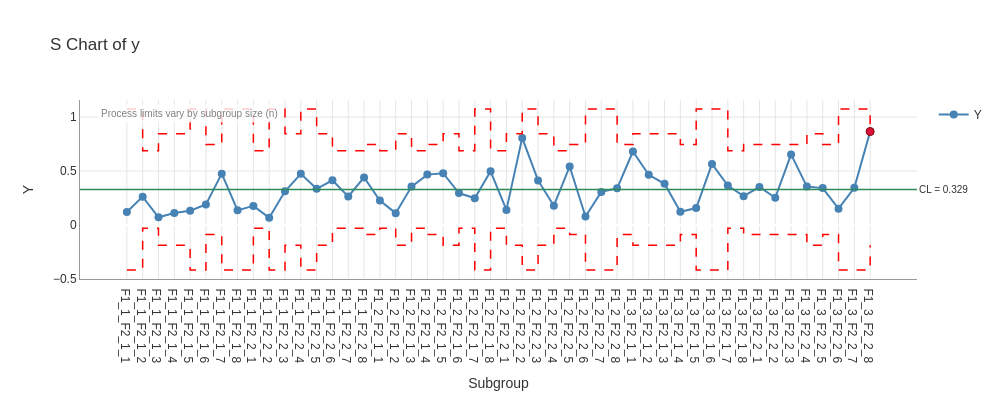

Notebook cell for this chart:
### Code cell
result.plot(chart='S').show()
print(result.get_statistics('S'))

### Figure 1 — Plotly figure (JSON) as saved in the notebook; plotly's stock layout.template omitted (floating-point values rounded to 4 significant figures)
{"data": [{"hovertemplate": "%{x}<br>%{y:.3f}<extra></extra>", "line": {"color": "steelblue", "width": 2}, "marker": {"color": "steelblue", "size": 8}, "mode": "lines+markers", "name": "Y", "type": "scatter", "x": ["F1_1_F2_1_1", "F1_1_F2_1_2", "F1_1_F2_1_3", "F1_1_F2_1_4", "F1_1_F2_1_5", "F1_1_F2_1_6", "F1_1_F2_1_7", "F1_1_F2_1_8", "F1_1_F2_2_1", "F1_1_F2_2_2", "F1_1_F2_2_3", "F1_1_F2_2_4", "F1_1_F2_2_5", "F1_1_F2_2_6", "F1_1_F2_2_7", "F1_1_F2_2_8", "F1_2_F2_1_1", "F1_2_F2_1_2", "F1_2_F2_1_3", "F1_2_F2_1_4", "F1_2_F2_1_5", "F1_2_F2_1_6", "F1_2_F2_1_7", "F1_2_F2_1_8", "F1_2_F2_2_1", "F1_2_F2_2_2", "F1_2_F2_2_3", "F1_2_F2_2_4", "F1_2_F2_2_5", "F1_2_F2_2_6", "F1_2_F2_2_7", "F1_2_F2_2_8", "F1_3_F2_1_1", "F1_3_F2_1_2", "F1_3_F2_1_3", "F1_3_F2_1_4", "F1_3_F2_1_5", "F1_3_F2_1_6", "F1_3_F2_1_7", "F1_3_F2_1_8", "F1_3_F2_2_1", "F1_3_F2_2_2", "F1_3_F2_2_3", "F1_3_F2_2_4", "F1_3_F2_2_5", "F1_3_F2_2_6", "F1_3_F2_2_7", "F1_3_F2_2_8"], "y": [0.12, 0.263, 0.072, 0.111, 0.132, 0.191, 0.476, 0.136, 0.177, 0.068, 0.313, 0.474, 0.335, 0.414, 0.265, 0.441, 0.226, 0.11, 0.356, 0.467, 0.48, 0.296, 0.248, 0.497, 0.14, 0.807, 0.413, 0.179, 0.542, 0.079, 0.307, 0.34, 0.681, 0.465, 0.382, 0.123, 0.157, 0.566, 0.366, 0.267, 0.352, 0.252, 0.654, 0.356, 0.342, 0.151, 0.345, 0.866]}, {"hovertemplate": "UPL: %{y:.3f}<extra></extra>", "line": {"color": "red", "dash": "dash", "width": 1.5}, "mode": "lines", "name": "UPL (varies)", "showlegend": false, "type": "scatter", "x": ["F1_1_F2_1_1", "F1_1_F2_1_2", "F1_1_F2_1_2", "F1_1_F2_1_3", "F1_1_F2_1_3", "F1_1_F2_1_4", "F1_1_F2_1_4", "F1_1_F2_1_5", "F1_1_F2_1_5", "F1_1_F2_1_6", "F1_1_F2_1_6", "F1_1_F2_1_7", "F1_1_F2_1_7", "F1_1_F2_1_8", "F1_1_F2_1_8", "F1_1_F2_2_1", "F1_1_F2_2_1", "F1_1_F2_2_2", "F1_1_F2_2_2", "F1_1_F2_2_3", "F1_1_F2_2_3", "F1_1_F2_2_4", "F1_1_F2_2_4", "F1_1_F2_2_5", "F1_1_F2_2_5", "F1_1_F2_2_6", "F1_1_F2_2_6", "F1_1_F2_2_7", "F1_1_F2_2_7", "F1_1_F2_2_8", "F1_1_F2_2_8", "F1_2_F2_1_1", "F1_2_F2_1_1", "F1_2_F2_1_2", "F1_2_F2_1_2", "F1_2_F2_1_3", "F1_2_F2_1_3", "F1_2_F2_1_4", "F1_2_F2_1_4", "F1_2_F2_1_5", "F1_2_F2_1_5", "F1_2_F2_1_6", "F1_2_F2_1_6", "F1_2_F2_1_7", "F1_2_F2_1_7", "F1_2_F2_1_8", "F1_2_F2_1_8", "F1_2_F2_2_1", "F1_2_F2_2_1", "F1_2_F2_2_2", "F1_2_F2_2_2", "F1_2_F2_2_3", "F1_2_F2_2_3", "F1_2_F2_2_4", "F1_2_F2_2_4", "F1_2_F2_2_5", "F1_2_F2_2_5", "F1_2_F2_2_6", "F1_2_F2_2_6", "F1_2_F2_2_7", "F1_2_F2_2_7", "F1_2_F2_2_8", "F1_2_F2_2_8", "F1_3_F2_1_1", "F1_3_F2_1_1", "F1_3_F2_1_2", "F1_3_F2_1_2", "F1_3_F2_1_3", "F1_3_F2_1_3", "F1_3_F2_1_4", "F1_3_F2_1_4", "F1_3_F2_1_5", "F1_3_F2_1_5", "F1_3_F2_1_6", "F1_3_F2_1_6", "F1_3_F2_1_7", "F1_3_F2_1_7", "F1_3_F2_1_8", "F1_3_F2_1_8", "F1_3_F2_2_1", "F1_3_F2_2_1", "F1_3_F2_2_2", "F1_3_F2_2_2", "F1_3_F2_2_3", "F1_3_F2_2_3", "F1_3_F2_2_4", "F1_3_F2_2_4", "F1_3_F2_2_5", "F1_3_F2_2_5", "F1_3_F2_2_6", "F1_3_F2_2_6", "F1_3_F2_2_7", "F1_3_F2_2_7", "F1_3_F2_2_8", "F1_3_F2_2_8"], "y": [1.075, 1.075, 0.688, 0.688, 0.845, 0.845, 0.845, 0.845, 1.075, 1.075, 0.746, 0.746, 1.075, 1.075, 1.075, 1.075, 0.688, 0.688, 1.075, 1.075, 0.845, 0.845, 1.075, 1.075, 0.845, 0.845, 0.688, 0.688, 0.688, 0.688, 0.746, 0.746, 0.688, 0.688, 0.845, 0.845, 0.688, 0.688, 0.746, 0.746, 0.845, 0.845, 0.688, 0.688, 1.075, 1.075, 0.688, 0.688, 0.845, 0.845, 1.075, 1.075, 0.845, 0.845, 0.688, 0.688, 0.746, 0.746, 1.075, 1.075, 1.075, 1.075, 0.746, 0.746, 0.845, 0.845, 0.845, 0.845, 0.845, 0.845, 0.746, 0.746, 1.075, 1.075, 1.075, 1.075, 0.688, 0.688, 0.746, 0.746, 0.746, 0.746, 0.746, 0.746, 0.746, 0.746, 0.845, 0.845, 0.746, 0.746, 1.075, 1.075, 1.075, 1.075, 0.845]}, {"hovertemplate": "LPL: %{y:.3f}<extra></extra>", "line": {"color": "red", "dash": "dash", "width": 1.5}, "mode": "lines", "name": "LPL (varies)", "showlegend": false, "type": "scatter", "x": ["F1_1_F2_1_1", "F1_1_F2_1_2", "F1_1_F2_1_2", "F1_1_F2_1_3", "F1_1_F2_1_3", "F1_1_F2_1_4", "F1_1_F2_1_4", "F1_1_F2_1_5", "F1_1_F2_1_5", "F1_1_F2_1_6", "F1_1_F2_1_6", "F1_1_F2_1_7", "F1_1_F2_1_7", "F1_1_F2_1_8", "F1_1_F2_1_8", "F1_1_F2_2_1", "F1_1_F2_2_1", "F1_1_F2_2_2", "F1_1_F2_2_2", "F1_1_F2_2_3", "F1_1_F2_2_3", "F1_1_F2_2_4", "F1_1_F2_2_4", "F1_1_F2_2_5", "F1_1_F2_2_5", "F1_1_F2_2_6", "F1_1_F2_2_6", "F1_1_F2_2_7", "F1_1_F2_2_7", "F1_1_F2_2_8", "F1_1_F2_2_8", "F1_2_F2_1_1", "F1_2_F2_1_1", "F1_2_F2_1_2", "F1_2_F2_1_2", "F1_2_F2_1_3", "F1_2_F2_1_3", "F1_2_F2_1_4", "F1_2_F2_1_4", "F1_2_F2_1_5", "F1_2_F2_1_5", "F1_2_F2_1_6", "F1_2_F2_1_6", "F1_2_F2_1_7", "F1_2_F2_1_7", "F1_2_F2_1_8", "F1_2_F2_1_8", "F1_2_F2_2_1", "F1_2_F2_2_1", "F1_2_F2_2_2", "F1_2_F2_2_2", "F1_2_F2_2_3", "F1_2_F2_2_3", "F1_2_F2_2_4", "F1_2_F2_2_4", "F1_2_F2_2_5", "F1_2_F2_2_5", "F1_2_F2_2_6", "F1_2_F2_2_6", "F1_2_F2_2_7", "F1_2_F2_2_7", "F1_2_F2_2_8", "F1_2_F2_2_8", "F1_3_F2_1_1", "F1_3_F2_1_1", "F1_3_F2_1_2", "F1_3_F2_1_2", "F1_3_F2_1_3", "F1_3_F2_1_3", "F1_3_F2_1_4", "F1_3_F2_1_4", "F1_3_F2_1_5", "F1_3_F2_1_5", "F1_3_F2_1_6", "F1_3_F2_1_6", "F1_3_F2_1_7", "F1_3_F2_1_7", "F1_3_F2_1_8", "F1_3_F2_1_8", "F1_3_F2_2_1", "F1_3_F2_2_1", "F1_3_F2_2_2", "F1_3_F2_2_2", "F1_3_F2_2_3", "F1_3_F2_2_3", "F1_3_F2_2_4", "F1_3_F2_2_4", "F1_3_F2_2_5", "F1_3_F2_2_5", "F1_3_F2_2_6", "F1_3_F2_2_6", "F1_3_F2_2_7", "F1_3_F2_2_7", "F1_3_F2_2_8", "F1_3_F2_2_8"], "y": [-0.417, -0.417, -0.029, -0.029, -0.187, -0.187, -0.187, -0.187, -0.417, -0.417, -0.088, -0.088, -0.417, -0.417, -0.417, -0.417, -0.029, -0.029, -0.417, -0.417, -0.187, -0.187, -0.417, -0.417, -0.187, -0.187, -0.029, -0.029, -0.029, -0.029, -0.088, -0.088, -0.029, -0.029, -0.187, -0.187, -0.029, -0.029, -0.088, -0.088, -0.187, -0.187, -0.029, -0.029, -0.417, -0.417, -0.029, -0.029, -0.187, -0.187, -0.417, -0.417, -0.187, -0.187, -0.029, -0.029, -0.088, -0.088, -0.417, -0.417, -0.417, -0.417, -0.088, -0.088, -0.187, -0.187, -0.187, -0.187, -0.187, -0.187, -0.088, -0.088, -0.417, -0.417, -0.417, -0.417, -0.029, -0.029, -0.088, -0.088, -0.088, -0.088, -0.088, -0.088, -0.088, -0.088, -0.187, -0.187, -0.088, -0.088, -0.417, -0.417, -0.417, -0.417, -0.187]}, {"hovertemplate": "Beyond Limits<br>%{x}<br>%{y:.3f}<extra></extra>", "marker": {"color": "#DC143C", "line": {"color": "#8B0000", "width": 1}, "size": 8, "symbol": "circle"}, "mode": "markers", "name": "Beyond Limits", "showlegend": false, "type": "scatter", "x": ["F1_3_F2_2_8"], "y": [0.866]}], "layout": {"annotations": [{"bgcolor": "rgba(255,255,255,0.8)", "borderpad": 3, "font": {"color": "gray", "size": 10}, "showarrow": false, "text": "Process limits vary by subgroup size (n)", "x": 0.02, "xref": "paper", "y": 0.98, "yref": "paper"}, {"font": {"size": 10}, "showarrow": false, "text": "CL = 0.329", "x": 1, "xanchor": "left", "xref": "x domain", "y": 0.329, "yanchor": "middle", "yref": "y"}], "font": {"color": "#333333", "family": "Arial, sans-serif", "size": 12}, "height": 400, "hovermode": "x unified", "paper_bgcolor": "white", "plot_bgcolor": "white", "shapes": [{"line": {"color": "#2E8B57", "width": 1.5}, "type": "line", "x0": 0, "x1": 1, "xref": "x domain", "y0": 0.329, "y1": 0.329, "yref": "y"}], "showlegend": true, "title": {"text": "S Chart of y"}, "width": 1000, "xaxis": {"gridcolor": "#E5E5E5", "gridwidth": 1, "linecolor": "#999999", "linewidth": 1, "showgrid": true, "showline": true, "title": {"text": "Subgroup"}}, "yaxis": {"gridcolor": "#E5E5E5", "gridwidth": 1, "linecolor": "#999999", "linewidth": 1, "showgrid": true, "showline": true, "title": {"text": "Y"}}}}
